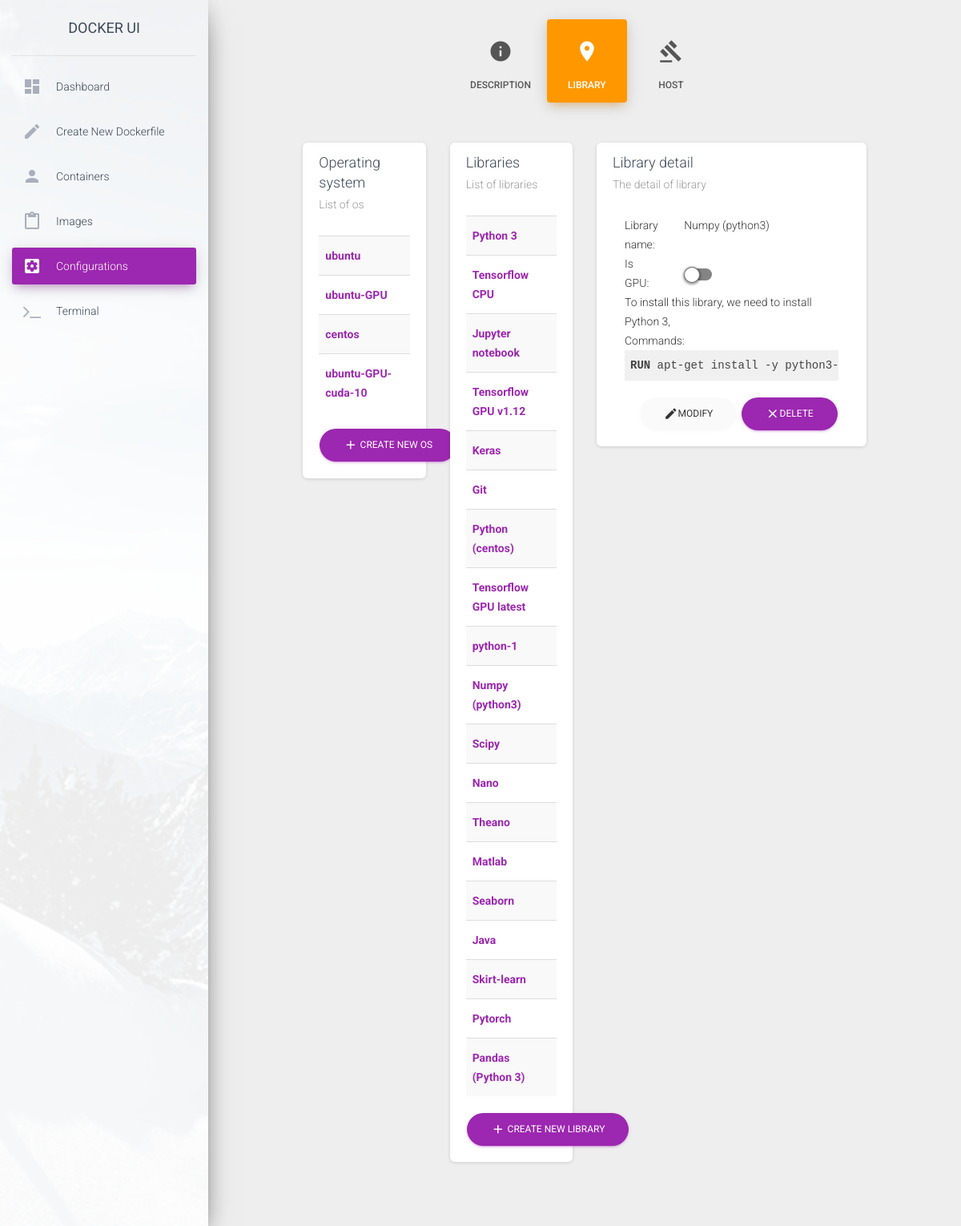
Screenshot of /src/html/src/Configuration.php?library-id=16 (signed in) with the database file from the repository.
### tables this page shows
CREATE TABLE library (
    id INTEGER PRIMARY KEY AUTOINCREMENT,
    name TEXT NOT NULL UNIQUE,
    isGPU BOOLEAN NOT NULL
);

### src/model/LibraryModel.php (called while the page is built, shortened)
<?php
    class LibraryModel {
        private $id;
        private $name;
        private $parentLibraries;
        public function getId()
        {
            return $this->id;
        }
        public function setId($id): void
        {
            $this->id = $id;
        }
        public function getName()
        {
            return $this->name;
        }
        public function setName($name): void
        {
            $this->name = $name;
        }
        public function getParentLibraries()
        {
            return $this->parentLibraries;
        }
        public function setParentLibraries($parentLibraries): void
        {
            $this->parentLibraries = $parentLibraries;
        }
        public function addParentLibrary(self $parentLibrary) {
            array_push($this->parentLibraries, $parentLibrary);
        }
    }
?>

### src/dao/LibraryDao.php (called while the page is built, shortened)
<?php
    class LibraryDao{
        function getAll() :array {
            $db = new Database();
            $sqlQuery = "SELECT * FROM library";
            $ret = $db->query($sqlQuery);
            $result = [];
            while($row = $ret->fetchArray(SQLITE3_ASSOC) ) {
               array_push($result, new LibraryEntity($row['id'], $row['name'], $row['isGPU']));
            }
            return $result;
        }
    }
?>

### src/service/LibraryService.php (called while the page is built, shortened)
<?php
    include_once(__DIR__.'/../dao/LibraryDao.php');
    include_once(__DIR__.'/../model/LibraryModel.php');
    class LibraryService {
        private $libraryDao;
        private $dependenceDao;
        function __construct(){
            $this->libraryDao = new LibraryDao();
            $this->dependenceDao = new DependenceDao();
        }
        public function getAllImageModelsMapById() {
            $libraryEntities = $this->libraryDao->getAll();
            $libraryModelMapById = array();
            foreach ($libraryEntities as $libraryEntity) {
                $libraryModelMapById[$libraryEntity->getId()] = LibraryModel::fromEntity($libraryEntity);
            }
            $dependences = $this->dependenceDao->getAll();
            foreach ($dependences as $dependence) {
                $libraryModelMapById[$dependence->getLibraryId()]->addParentLibrary($libraryModelMapById[$dependence->getParentLibraryId()]);
                $libraryModelMapById[$dependence->getParentLibraryId()]->addChildLibrary($libraryModelMapById[$dependence->getLibraryId()]);
            }
            return $libraryModelMapById;
        }
    }
?>

### src/html/src/library/LibraryPage.php (the view, shortened to what this page needs)
<?php
    include_once (__DIR__."/../../../service/LibraryService.php");
    $libraryService = new LibraryService();
    $GLOBALS['libraries'] = $libraryService->getAllImageModelsMapById();
?>
<div class="col-md-10 ml-auto mr-auto">
    <div class="row">
        <div class="col-md-3">
            <div class="card">
                <div class="card-header">
                    <h4 class="card-title">Operating system</h4>
                    <p class="card-category">List of os</p>
                </div>
                <div class="card-body">
                    <table class="table table-striped table-hover">
                        <tbody>
                            <?php
                                foreach ($GLOBALS['libraries'] as $library) {
                                    if (!$library->isOS()) {
                                        continue;
                                    }
                                    echo "<tr>";
                                    echo "<th><a href='./Configuration.php?library-id=". $library->getId()."'>".$library->getName()."</a></th>";
                                    echo "</tr>";
                                }
                            ?>
                        </tbody>
                    </table>
                    <div class="text-right">
                        <button class="btn btn-primary btn-round" data-toggle="modal" data-target="#new-os">
                            <i class="material-icons">add</i> Create new OS
                        </button>
                    </div>
                </div>
            </div>
        </div>
        <div class="col-md-3">
            <div class="card">
                <div class="card-header">
                    <h4 class="card-title">Libraries</h4>
                    <p class="card-category">List of libraries </p>
                </div>
                <div class="card-body">
                    <table class="table table-striped table-hover">
                        <tbody>
                            <?php
                                foreach ($GLOBALS['libraries'] as $library) {
                                    if ($library->isOS()) {
                                        continue;
                                    }
                                    echo "<tr>";
                                    echo "<th><a href='./Configuration.php?library-id=". $library->getId()."'>".$library->getName()."</th>";
                                    echo "</tr>";
                                }
                            ?>
                        </tbody>
                    </table>
                    <div class="text-right">
                        <button class="btn btn-primary btn-round" data-toggle="modal" data-target="#new-library">
                            <i class="material-icons">add</i> Create new library
                        </button>
                    </div>
                </div>
            </div>
        </div>
        <div class="col-md-6">
            <div class="card">
                <div class="card-header">
                    <h4 class="card-title">Library detail</h4>
                    <p class="card-category">The detail of library</p>
                </div>
                <div class="card-body">
                    <?php
                        if (isset($_GET['library-id'])) {
                            include_once ("LibraryDetail.php");
                        }
                    ?>
                </div>
            </div>
        </div>
    </div>
</div>

### src/html/src/library/LibraryDetail.php (shortened to what this page needs)
<div class="col-md-12 ml-auto mr-auto">
    <div class="row">
        <div class="col-md-3">Library name:</div>
        <div class="col-md-9">
            <div class="library" name="library-name">
                <?php echo $GLOBALS['library-detail']->getName(); ?>
            </div>
        </div>
    </div>
    <div class="row">
        <div class="col-md-3" style="margin: auto">Is GPU:</div>
        <div class="col-md-9">
            <div class="togglebutton" style="margin-top: 12px">
                <label>
                    <input type="checkbox" <?php if ($GLOBALS['library-detail']->getIsGPU()) echo "checked"; ?> name="is-gpu"><span class="toggle disabled"></span>
                </label>
            </div>
        </div>
    </div>
    <div class="row">
        <div class="col-md-12">
        To install this library, we need to install
        <?php
            foreach ($GLOBALS['library-detail']->getParentLibraries() as $library) {
                echo $library->getName().", ";
            }
        ?>
        </div>
    </div>
    <div class="row">
        <div class="col-md-12">
        Commands:
        </div>
    </div>
    <div class="row">
        <div class="col-md-12">
            <pre>
                <?php
                    echo "<code class=\"docker\">";
                    echo "</code>";
                ?>
            </pre>
        </div>
    </div>
    <div class="text-right">
        <button type="button" class="btn btn-secondary btn-round" onclick="editLibrary('<?php echo $GLOBALS['library-detail']->getId();?>')">
            <i class="material-icons">edit</i>Modify
        </button>
        <button type="button" class="btn btn-primary btn-round" onclick="removeLibrary('<?php echo $GLOBALS['library-detail']->getId();?>')">
            <i class="material-icons">close</i>Delete
        </button>
    </div>
</div>

### src/html/highlightjs/styles/default.css (style rules this page uses)
.hljs { display: block; overflow-x: auto; padding: 0.5em; background: #F0F0F0; }
.hljs, .hljs-subst { color: #444; }

### rows the page displays
library: name "ubuntu"
library: name "ubuntu-GPU"
library: name "centos"
library: name "ubuntu-GPU-cuda-10"
library: name "Python 3"
library: name "Tensorflow CPU"
library: name "Jupyter notebook"
library: name "Tensorflow GPU v1.12"
library: name "Keras"
library: name "Git"
library: name "Python (centos)"
library: name "Tensorflow GPU latest"
library: name "python-1"
library: name "Numpy (python3)"
library: name "Scipy"
library: name "Nano"
library: name "Theano"
library: name "Matlab"
library: name "Seaborn"
library: name "Java"
library: name "Skirt-learn"
library: name "Pytorch"
library: name "Pandas (Python 3)"
